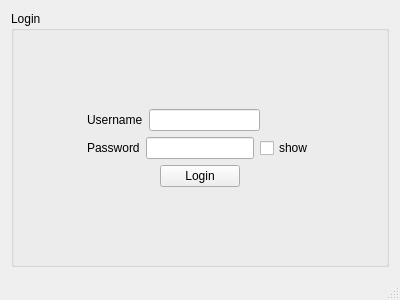
<?xml version="1.0" encoding="UTF-8"?>
<ui version="4.0">
 <class>MainWindow</class>
 <widget class="QMainWindow" name="MainWindow">
  <property name="geometry">
   <rect>
    <x>0</x>
    <y>0</y>
    <width>400</width>
    <height>300</height>
   </rect>
  </property>
  <property name="windowTitle">
   <string>MainWindow</string>
  </property>
  <widget class="QWidget" name="centralWidget">
   <layout class="QVBoxLayout" name="verticalLayout">
    <item>
     <widget class="QGroupBox" name="groupBox">
      <property name="title">
       <string>Login</string>
      </property>
      <layout class="QGridLayout" name="gridLayout_2">
       <item row="1" column="0">
        <spacer name="horizontalSpacer_5">
         <property name="orientation">
          <enum>Qt::Horizontal</enum>
         </property>
         <property name="sizeHint" stdset="0">
          <size>
           <width>43</width>
           <height>20</height>
          </size>
         </property>
        </spacer>
       </item>
       <item row="2" column="1">
        <spacer name="verticalSpacer">
         <property name="orientation">
          <enum>Qt::Vertical</enum>
         </property>
         <property name="sizeHint" stdset="0">
          <size>
           <width>20</width>
           <height>40</height>
          </size>
         </property>
        </spacer>
       </item>
       <item row="1" column="1">
        <layout class="QVBoxLayout" name="verticalLayout_2">
         <item>
          <layout class="QHBoxLayout" name="horizontalLayout">
           <item>
            <widget class="QLabel" name="label_username">
             <property name="text">
              <string>Username</string>
             </property>
            </widget>
           </item>
           <item>
            <widget class="QLineEdit" name="lineEdit_username"/>
           </item>
           <item>
            <spacer name="horizontalSpacer">
             <property name="orientation">
              <enum>Qt::Horizontal</enum>
             </property>
             <property name="sizeType">
              <enum>QSizePolicy::Minimum</enum>
             </property>
             <property name="sizeHint" stdset="0">
              <size>
               <width>53</width>
               <height>0</height>
              </size>
             </property>
            </spacer>
           </item>
          </layout>
         </item>
         <item>
          <layout class="QHBoxLayout" name="horizontalLayout_2">
           <item>
            <widget class="QLabel" name="label_password">
             <property name="text">
              <string>Password</string>
             </property>
            </widget>
           </item>
           <item>
            <widget class="QLineEdit" name="lineEdit_password">
             <property name="enabled">
              <bool>true</bool>
             </property>
            </widget>
           </item>
           <item>
            <widget class="QCheckBox" name="checkBox_show_password">
             <property name="text">
              <string>show</string>
             </property>
            </widget>
           </item>
          </layout>
         </item>
         <item>
          <layout class="QHBoxLayout" name="horizontalLayout_3">
           <item>
            <spacer name="horizontalSpacer_2">
             <property name="orientation">
              <enum>Qt::Horizontal</enum>
             </property>
             <property name="sizeHint" stdset="0">
              <size>
               <width>40</width>
               <height>20</height>
              </size>
             </property>
            </spacer>
           </item>
           <item>
            <widget class="QPushButton" name="pushButton_login">
             <property name="text">
              <string>Login</string>
             </property>
            </widget>
           </item>
           <item>
            <spacer name="horizontalSpacer_3">
             <property name="orientation">
              <enum>Qt::Horizontal</enum>
             </property>
             <property name="sizeHint" stdset="0">
              <size>
               <width>40</width>
               <height>20</height>
              </size>
             </property>
            </spacer>
           </item>
          </layout>
         </item>
        </layout>
       </item>
       <item row="1" column="2">
        <spacer name="horizontalSpacer_4">
         <property name="orientation">
          <enum>Qt::Horizontal</enum>
         </property>
         <property name="sizeHint" stdset="0">
          <size>
           <width>43</width>
           <height>20</height>
          </size>
         </property>
        </spacer>
       </item>
       <item row="0" column="1">
        <spacer name="verticalSpacer_2">
         <property name="orientation">
          <enum>Qt::Vertical</enum>
         </property>
         <property name="sizeHint" stdset="0">
          <size>
           <width>20</width>
           <height>40</height>
          </size>
         </property>
        </spacer>
       </item>
      </layout>
     </widget>
    </item>
   </layout>
  </widget>
  <widget class="QMenuBar" name="menuBar">
   <property name="geometry">
    <rect>
     <x>0</x>
     <y>0</y>
     <width>400</width>
     <height>21</height>
    </rect>
   </property>
  </widget>
  <widget class="QStatusBar" name="statusBar"/>
 </widget>
 <layoutdefault spacing="6" margin="11"/>
 <resources/>
 <connections/>
</ui>
